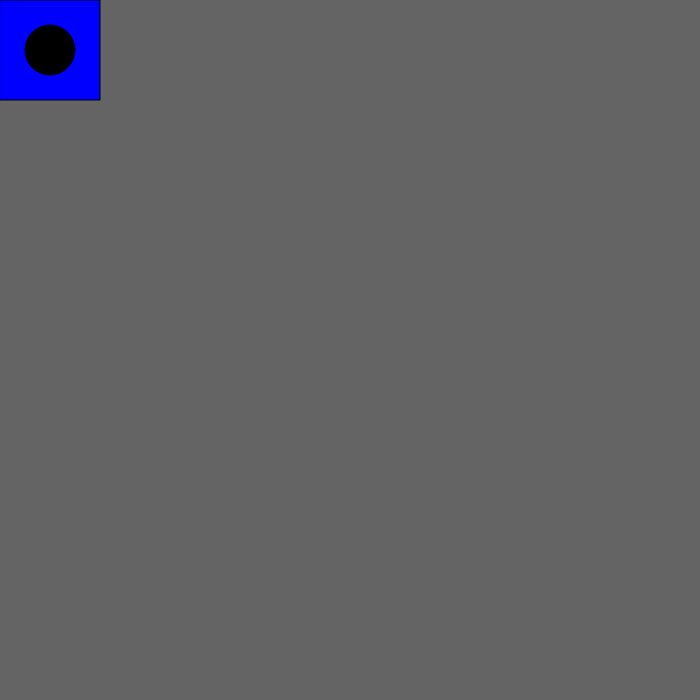
Frame 1 (no input)
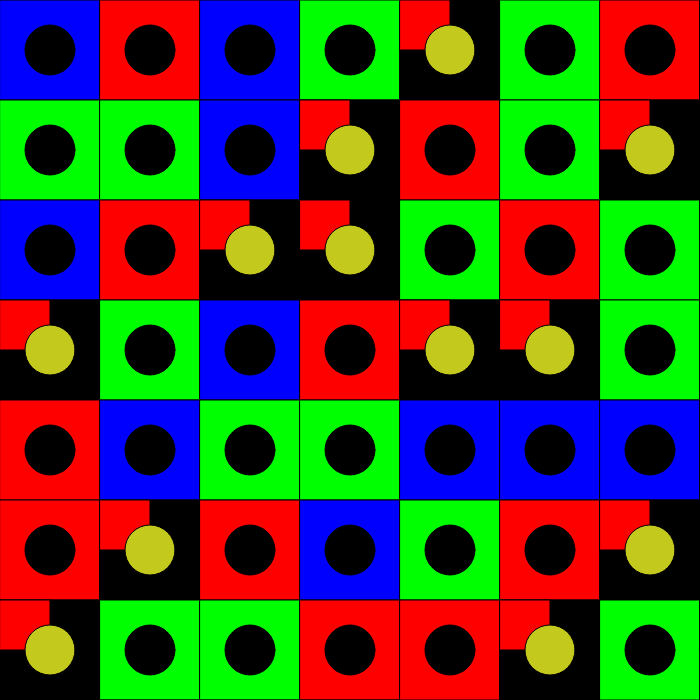
Frame 60 (no input)
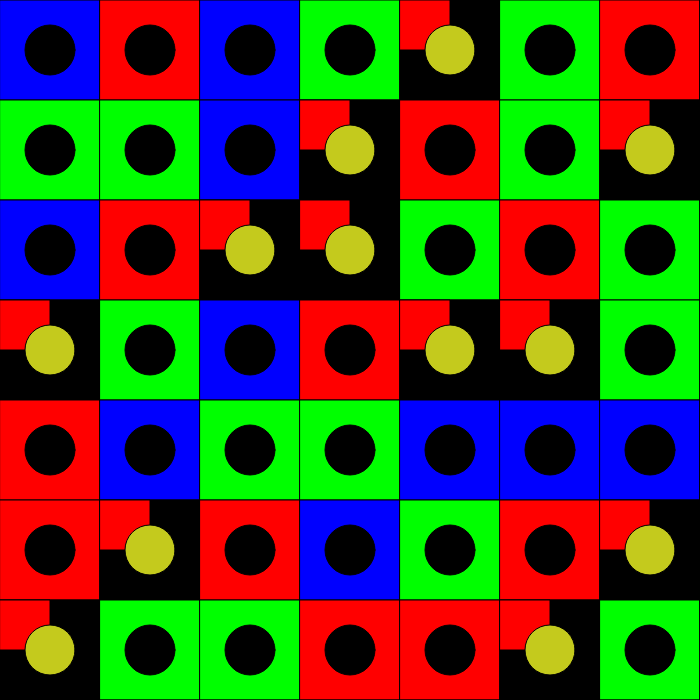
Frame 120 (the mouse pressed at the canvas centre since frame 60)

The p5.js sketch that drew these frames (run headless with seeded random() and noise() and a simulated clock; from frame 60 on, the mouse is pressed at the canvas centre):

// p5.js sketch
// ── sketch.js
let lado = 100;
let cantCol = 7;
let posX = 0;
let posY = 0;
let sorteo;

function setup() {
    createCanvas(lado * cantCol, lado * cantCol);
    background(100);
    //frameRate(2)
    // 0, 0.99 -> 0 - 0.5 : primer diseño , 0.50 - 0.99 : segundo diseño
    console.log(sorteo)
}

function draw() {
    sorteo = random(0, 4) //4 diseños

    if (sorteo < 1) { // Si sorteo sale 0 - 1 : primer diseño
        fill(255, 0, 0)
        rect(posX, posY, lado, lado)
        fill(0)
        ellipse(posX + 50,posY+50,50)

    } else if ( sorteo < 2) { // sorteo sale  1 - 1.99 : segundo diseño
        fill(0,255, 0)
        rect(posX, posY, lado, lado)
        fill(0)
        ellipse(posX + 50,posY+50,50)
 
    } else if (sorteo < 3) { // sorteo sale  2 - 2.99 : tercer diseño
        fill(0,0,255)
        rect(posX, posY, lado, lado)
        fill(0)
        ellipse(posX + 50,posY+50,50)

    } else{ // sorteo sale  2 - 3.99 : cuarto diseño
        fill(0)
        rect(posX, posY, lado, lado)
        fill(255,0,0)
        rect ( posX , posY, lado /2)
        fill("#c4ca1d")
        ellipse ( posX + 50 , posY + 50, lado /2)   
    }
    
    posX += lado;

    // ¿posX ya supero el ancho del canvas?
    if (posX > width) {
        posY += lado;
        posX = 0;
    }

}
